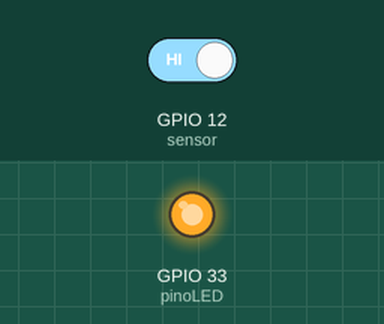
A sketch run on a simulated ESP32. On the bench: output pins drawn as LEDs (lit = HIGH). The inputs (shaded band) are chosen by the test bench; at power-on: GPIO 12 (sensor) HIGH. What the sketch prints to the serial monitor is not drawn.

Above: at 0.1 s.
Timing chart, 0 to 1.6 s (numbered marks = the images above):
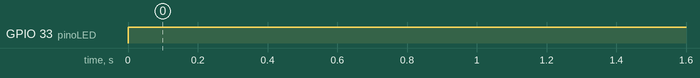

Measured:
- by itself, GPIO 33 (pinoLED): LOW → HIGH at 0.00 s

The sketch:

ESP32_Touch.ino
```cpp
//Exemplo de leitura do sensor capacitivo (TOUCH) no ESP32
//Prof. Filippo Valiante Filho - out.2025
//https://prof.valiante.info

const int sensor = T5;  //GPIO 12 (pode usar o nº da GPIO também)
const int pinoLED = 33;
int controle = 0;
int limiar = 500;  //este valor ficou coerente com a leitura do meu dispositivo,
                   //pode ser necessário ajustar.
                   //No teste usei apenas um jumper conectado ao pino.
void setup() {
  Serial.begin(115200);
  pinMode(pinoLED, OUTPUT);
}

void loop() {
  controle = touchRead(sensor);  //Lê o sensor
  Serial.print(controle);        //Imprime o valor no monitor serial
  if (controle < limiar) {       //Avalia se acende o LED ou não
    digitalWrite(pinoLED, HIGH);
    Serial.println("\t* LED ACESO *");
  } else {
    digitalWrite(pinoLED, LOW);
    Serial.println("\tled apagado");
  }
  delay(500);
}
```
